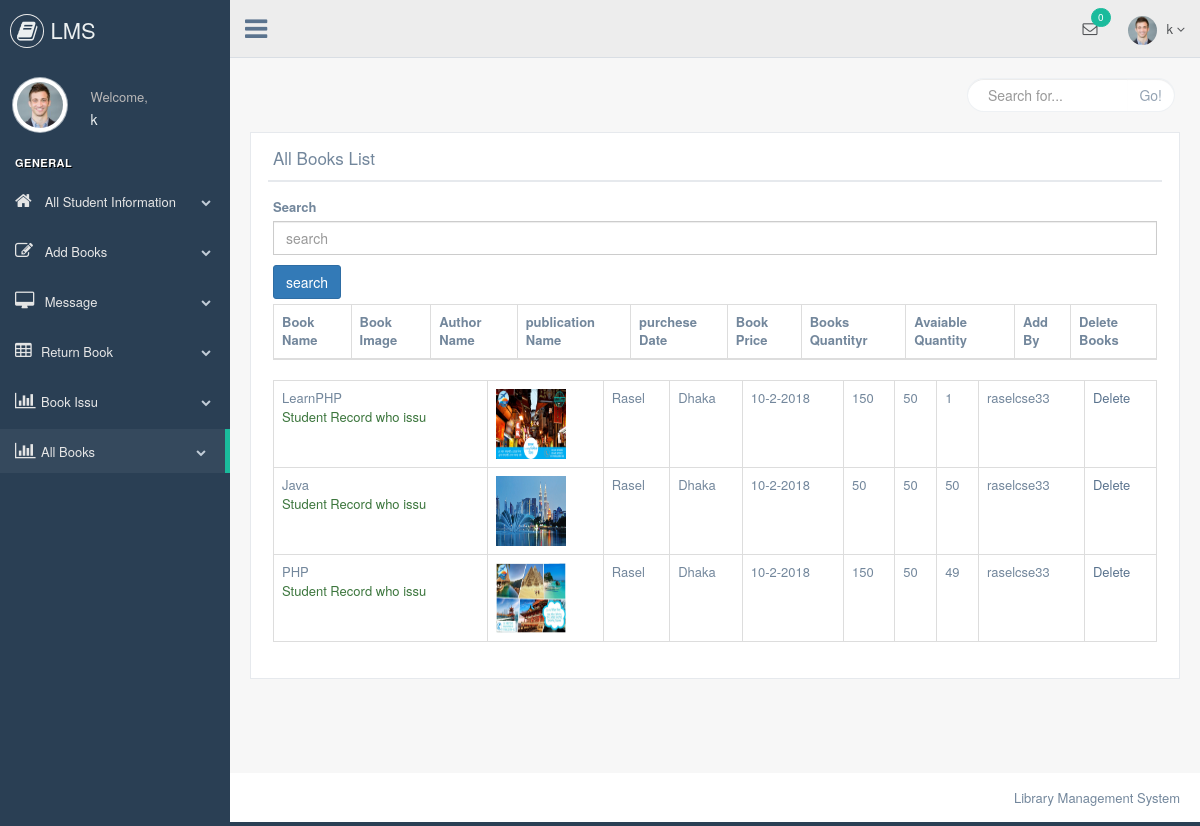
The app's page /librarian/booksdisplay.php (signed in) with its own data.
### tables this page shows
CREATE TABLE `addbook` (
  `id` int(11) NOT NULL,
  `books_name` varchar(255) NOT NULL,
  `books_image` varchar(255) NOT NULL,
  `books_author_name` varchar(255) NOT NULL,
  `books_publication_name` varchar(255) NOT NULL,
  `books_purchese_date` varchar(255) NOT NULL,
  `books_price` varchar(255) NOT NULL,
  `books_qty` varchar(255) NOT NULL,
  `avaiable_qty` int(255) NOT NULL,
  `librarian_username` varchar(255) NOT NULL
);

### librarian/booksdisplay.php (the view, shortened to what this page needs)
<?php
include "header.php";
include "connection.php";
?>
    <div class="right_col" role="main">
        <div class="">
            <div class="page-title">
                <div class="title_left">
                </div>
                <div class="title_right">
                    <div class="col-md-5 col-sm-5 col-xs-12 form-group pull-right top_search">
                        <div class="input-group">
                            <input type="text" class="form-control" placeholder="Search for...">
                <span class="input-group-btn">
                  <button class="btn btn-default" type="button">Go!</button>
                </span>
                        </div>
                    </div>
                </div>
            </div>
            <div class="clearfix"></div>
            <div class="row" style="min-height:500px">
                <div class="col-md-12 col-sm-12 col-xs-12">
                    <div class="x_panel">
                        <div class="x_title">
                            <h2>All Books List</h2>
                            <div class="clearfix"></div>
                        </div>
                        <div class="x_content">
                            <form action="" method="POST">
                              <div class="form-group">
                                <label for="exampleInputEmail1">Search</label>
                                <input type="text" class="form-control" id="exampleInputEmail1" name="search" placeholder="search">
                              </div>
                              <button type="submit" class="btn btn-primary" name="submit">search</button>
                          </form>
                           <table class="table table-bordered">
                              <thead>
                                <tr>
                                  <th scope="col">Book Name</th>
                                  <th scope="col">Book Image</th>
                                  <th scope="col">Author Name</th>
                                  <th scope="col">publication Name</th>
                                  <th scope="col">purchese Date</th>
                                  <th scope="col">Book Price</th>
                                  <th scope="col">Books Quantityr</th>
                                  <th scope="col">Avaiable Quantity</th>
                                  <th scope="col">Add By</th>
                                  <th scope="col">Delete Books</th>
                                </tr>
                              </thead>
                                <?php
                                if(isset($_POST['submit'])){
                                 $sql = "SELECT * FROM addbook WHERE books_name LIKE('$_POST[search]%')";
                                    $result = mysqli_query($conn, $sql);
                                    if (mysqli_num_rows($result) > 0) {
                                        while($row = mysqli_fetch_assoc($result)) {
                                ?>
                               <tbody>
                                <tr>
                                  <td><?php echo $row['books_name']?>
                                    <br>
                                    <a href="recodstudent.php?books_name=<?php echo $row['books_name']?>" class="text-success">Student Record who issu</a>
                                  </td>
                                  <td><img src="<?php echo $row['books_image']; ?>" height="70px"
                                      width="70px"/></td>
                                  <td><?php echo $row['books_author_name']?></td>
                                  <td><?php echo $row['books_publication_name']?></td>
                                  <td><?php echo $row['books_purchese_date']?></td>
                                  <td><?php echo $row['books_price']?></td>
                                  <td><?php echo $row['books_qty']?></td>
                                  <td><?php echo $row['avaiable_qty']?></td>
                                  <td><?php echo $row['librarian_username']?></td>
                                  <td><a href="deletebooks.php?id=<?php echo $row['id'];?>">Delete</td>
                                </tr>
                                </tbody>
                                <?php } } } else{?>
                            <table class="table table-bordered">
                              <tbody>
                                <?php
                                 $sql = "SELECT * FROM addbook";
                                    $result = mysqli_query($conn, $sql);
                                    if (mysqli_num_rows($result) > 0) {
                                        while($row = mysqli_fetch_assoc($result)) {
                                ?>
                                <tr>
                                  <td><?php echo $row['books_name']?><br>
                                    <a href="recodstudent.php?books_name=<?php echo $row['books_name']?>" class="text-success">Student Record who issu</a>
                                  </td>
                                  <td><img src="<?php echo $row['books_image']; ?>" height="70px"
                                      width="70px"/></td>
                                  <td><?php echo $row['books_author_name']?></td>
                                  <td><?php echo $row['books_publication_name']?></td>
                                  <td><?php echo $row['books_purchese_date']?></td>
                                  <td><?php echo $row['books_price']?></td>
                                  <td><?php echo $row['books_qty']?></td>
                                  <td><?php echo $row['avaiable_qty']?></td>
                                  <td><?php echo $row['librarian_username']?></td>
                                  <td><a href="deletebooks.php?id=<?php echo $row['id'];?>">Delete</td>
                                </tr>
                                <?php } } }?>
                              </tbody>
                            </table>
                        </div>
                    </div>
                </div>
            </div>
        </div>
    </div>
   <?php include "footer.php";?>

### librarian/header.php (shortened to what this page needs)
<?php
$username = $_SESSION['librarian'];
?>
<!DOCTYPE html>
<html lang="en">
<head>
    <link href="css/bootstrap.min.css" rel="stylesheet">
    <link href="css/font-awesome.min.css" rel="stylesheet">
    <link href="css/nprogress.css" rel="stylesheet">
    <link href="css/custom.min.css" rel="stylesheet">
</head>
<body class="nav-md">
<div class="container body">
    <div class="main_container">
        <div class="col-md-3 left_col">
            <div class="left_col scroll-view">
                <div class="navbar nav_title" style="border: 0;">
                    <a href="#" class="site_title"><i class="fa fa-book"></i> <span>LMS</span></a>
                </div>
                <div class="profile clearfix">
                    <div class="profile_pic">
                        <img src="images/img.jpg" alt="..." class="img-circle profile_img">
                    </div>
                    <div class="profile_info">
                        <span>Welcome,</span>
                        <h2><?php echo $username;?></h2>
                    </div>
                    <div class="clearfix"></div>
                </div>
                <br/>
                <div id="sidebar-menu" class="main_menu_side hidden-print main_menu">
                    <div class="menu_section">
                        <h3>General</h3>
                        <ul class="nav side-menu">
                            <li><a href="display_student_info.php"><i class="fa fa-home"></i> All Student Information <span class="fa fa-chevron-down"></span></a>
                            </li>
                            <li><a href="addbooks.php"><i class="fa fa-edit"></i> Add Books <span class="fa fa-chevron-down"></span></a>
                            </li>
                            <li><a href="message.php"><i class="fa fa-desktop"></i> Message <span
                                    class="fa fa-chevron-down"></span></a>
                            </li>
                            <li><a href="returnbooks.php"><i class="fa fa-table"></i>Return Book <span class="fa fa-chevron-down"></span></a>
                            </li>
                            <li><a href="issu_books.php"><i class="fa fa-bar-chart-o"></i>Book Issu <span
                                    class="fa fa-chevron-down"></span></a>
                            </li>
                            <li><a href="booksdisplay.php"><i class="fa fa-bar-chart-o"></i>All Books <span
                                    class="fa fa-chevron-down"></span></a>
                            </li>
                        </ul>
                    </div>
                </div>
            </div>
        </div>
        <div class="top_nav">
            <div class="nav_menu">
                <nav>
                    <div class="nav toggle">
                        <a id="menu_toggle"><i class="fa fa-bars"></i></a>
                    </div>
                    <ul class="nav navbar-nav navbar-right">
                        <li class="">
                            <a href="javascript:;" class="user-profile dropdown-toggle" data-toggle="dropdown"
                               aria-expanded="false">
                                <img src="images/img.jpg" alt=""><?php echo $username;?>
                                <span class=" fa fa-angle-down"></span>
                            </a>
                        </li>
                        <li role="presentation" class="dropdown">
                            <a href="javascript:;" class="dropdown-toggle info-number" data-toggle="dropdown"
                               aria-expanded="false">
                                <i class="fa fa-envelope-o"></i>
                                <span class="badge bg-green">0</span>
                            </a>
                        </li>
                    </ul>
                </nav>
            </div>
        </div>

### librarian/footer.php (shortened to what this page needs)
        <footer>
            <div class="pull-right">
                Library Management System
            </div>
            <div class="clearfix"></div>
        </footer>
    </div>
</div>
</body>
</html>

### records on screen
addbook: books_name "LearnPHP", books_image (picture), books_author_name "Rasel", books_publication_name "Dhaka", books_purchese_date "10-2-2018", books_price "150", books_qty "50", avaiable_qty "1", librarian_username "raselcse33"
addbook: books_name "Java", books_image (picture), books_author_name "Rasel", books_publication_name "Dhaka", books_purchese_date "10-2-2018", books_price "50", books_qty "50", avaiable_qty "50", librarian_username "raselcse33"
addbook: books_name "PHP", books_image (picture), books_author_name "Rasel", books_publication_name "Dhaka", books_purchese_date "10-2-2018", books_price "150", books_qty "50", avaiable_qty "49", librarian_username "raselcse33"

### other values on screen
$username "k"
